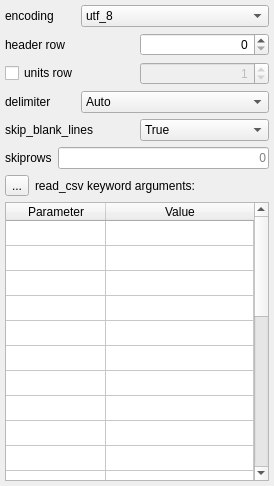
                  <widget class="QWidget" name="scrollAreaWidgetContents">
                   <property name="geometry">
                    <rect>
                     <x>0</x>
                     <y>0</y>
                     <width>274</width>
                     <height>486</height>
                    </rect>
                   </property>
                   <layout class="QVBoxLayout" name="verticalLayout_20" stretch="0,0,0,0,0,0,0">
                    <property name="spacing">
                     <number>-1</number>
                    </property>
                    <property name="sizeConstraint">
                     <enum>QLayout::SetDefaultConstraint</enum>
                    </property>
                    <property name="leftMargin">
                     <number>5</number>
                    </property>
                    <property name="topMargin">
                     <number>5</number>
                    </property>
                    <property name="rightMargin">
                     <number>5</number>
                    </property>
                    <property name="bottomMargin">
                     <number>5</number>
                    </property>
                    <item>
                     <layout class="QHBoxLayout" name="import_csv_encoding_horizontalLayout">
                      <item>
                       <widget class="QLabel" name="import_csv_encoding_label">
                        <property name="minimumSize">
                         <size>
                          <width>70</width>
                          <height>0</height>
                         </size>
                        </property>
                        <property name="text">
                         <string>encoding</string>
                        </property>
                       </widget>
                      </item>
                      <item>
                       <widget class="QComboBox" name="import_csv_encoding_comboBox">
                        <property name="sizePolicy">
                         <sizepolicy hsizetype="MinimumExpanding" vsizetype="Fixed">
                          <horstretch>0</horstretch>
                          <verstretch>0</verstretch>
                         </sizepolicy>
                        </property>
                        <property name="maximumSize">
                         <size>
                          <width>16777215</width>
                          <height>16777215</height>
                         </size>
                        </property>
                        <property name="currentIndex">
                         <number>0</number>
                        </property>
                        <item>
                         <property name="text">
                          <string notr="true">utf_8</string>
                         </property>
                        </item>
                        <item>
                         <property name="text">
                          <string notr="true">cp1253</string>
                         </property>
                        </item>
                       </widget>
                      </item>
                     </layout>
                    </item>
                    <item>
                     <layout class="QHBoxLayout" name="import_csv_header_row_horizontalLayout">
                      <item>
                       <widget class="QLabel" name="import_csv_header_row_label">
                        <property name="minimumSize">
                         <size>
                          <width>70</width>
                          <height>0</height>
                         </size>
                        </property>
                        <property name="text">
                         <string>header row</string>
                        </property>
                       </widget>
                      </item>
                      <item>
                       <widget class="QSpinBox" name="import_csv_header_row_spinBox">
                        <property name="wrapping">
                         <bool>false</bool>
                        </property>
                        <property name="alignment">
                         <set>Qt::AlignRight|Qt::AlignTrailing|Qt::AlignVCenter</set>
                        </property>
                        <property name="buttonSymbols">
                         <enum>QAbstractSpinBox::UpDownArrows</enum>
                        </property>
                        <property name="accelerated">
                         <bool>true</bool>
                        </property>
                        <property name="minimum">
                         <number>0</number>
                        </property>
                        <property name="maximum">
                         <number>1000000</number>
                        </property>
                        <property name="singleStep">
                         <number>1</number>
                        </property>
                        <property name="value">
                         <number>0</number>
                        </property>
                       </widget>
                      </item>
                     </layout>
                    </item>
                    <item>
                     <layout class="QHBoxLayout" name="import_csv_units_row_horizontalLayout">
                      <item>
                       <widget class="QCheckBox" name="import_csv_units_row_checkBox">
                        <property name="text">
                         <string>units row</string>
                        </property>
                       </widget>
                      </item>
                      <item>
                       <widget class="QSpinBox" name="import_csv_units_row_spinBox">
                        <property name="enabled">
                         <bool>false</bool>
                        </property>
                        <property name="wrapping">
                         <bool>false</bool>
                        </property>
                        <property name="alignment">
                         <set>Qt::AlignRight|Qt::AlignTrailing|Qt::AlignVCenter</set>
                        </property>
                        <property name="buttonSymbols">
                         <enum>QAbstractSpinBox::UpDownArrows</enum>
                        </property>
                        <property name="accelerated">
                         <bool>true</bool>
                        </property>
                        <property name="minimum">
                         <number>0</number>
                        </property>
                        <property name="maximum">
                         <number>1000000</number>
                        </property>
                        <property name="singleStep">
                         <number>1</number>
                        </property>
                        <property name="value">
                         <number>1</number>
                        </property>
                       </widget>
                      </item>
                     </layout>
                    </item>
                    <item>
                     <layout class="QHBoxLayout" name="import_csv_delimiter_horizontalLayout">
                      <item>
                       <widget class="QLabel" name="import_csv_delimiter_label">
                        <property name="minimumSize">
                         <size>
                          <width>70</width>
                          <height>0</height>
                         </size>
                        </property>
                        <property name="text">
                         <string>delimiter</string>
                        </property>
                       </widget>
                      </item>
                      <item>
                       <widget class="QComboBox" name="import_csv_delimiter_comboBox">
                        <property name="sizePolicy">
                         <sizepolicy hsizetype="MinimumExpanding" vsizetype="Fixed">
                          <horstretch>0</horstretch>
                          <verstretch>0</verstretch>
                         </sizepolicy>
                        </property>
                        <property name="maximumSize">
                         <size>
                          <width>16777215</width>
                          <height>16777215</height>
                         </size>
                        </property>
                        <item>
                         <property name="text">
                          <string>Auto</string>
                         </property>
                        </item>
                        <item>
                         <property name="text">
                          <string>,</string>
                         </property>
                        </item>
                        <item>
                         <property name="text">
                          <string>;</string>
                         </property>
                        </item>
                        <item>
                         <property name="text">
                          <string>\t</string>
                         </property>
                        </item>
                       </widget>
                      </item>
                     </layout>
                    </item>
                    <item>
                     <layout class="QHBoxLayout" name="import_csv_skip_blank_lines_horizontalLayout">
                      <item>
                       <widget class="QLabel" name="import_csv_skip_blank_lines_label">
                        <property name="text">
                         <string>skip_blank_lines</string>
                        </property>
                       </widget>
                      </item>
                      <item>
                       <widget class="QComboBox" name="import_csv_skip_blank_lines_comboBox">
                        <item>
                         <property name="text">
                          <string>True</string>
                         </property>
                        </item>
                        <item>
                         <property name="text">
                          <string>False</string>
                         </property>
                        </item>
                       </widget>
                      </item>
                     </layout>
                    </item>
                    <item>
                     <layout class="QHBoxLayout" name="horizontalLayout_16">
                      <item>
                       <widget class="QLabel" name="label_12">
                        <property name="text">
                         <string>skiprows</string>
                        </property>
                       </widget>
                      </item>
                      <item>
                       <widget class="QLineEdit" name="import_csv_skiprows_lineEdit">
                        <property name="alignment">
                         <set>Qt::AlignRight|Qt::AlignTrailing|Qt::AlignVCenter</set>
                        </property>
                        <property name="placeholderText">
                         <string>0</string>
                        </property>
                        <property name="clearButtonEnabled">
                         <bool>true</bool>
                        </property>
                       </widget>
                      </item>
                     </layout>
                    </item>
                    <item>
                     <layout class="QVBoxLayout" name="verticalLayout_19">
                      <item>
                       <layout class="QHBoxLayout" name="horizontalLayout_4">
                        <item>
                         <widget class="QToolButton" name="import_csv_help_toolButton">
                          <property name="text">
                           <string>...</string>
                          </property>
                          <property name="icon">
                           <iconset>
                            <normaloff>assets/info.png</normaloff>assets/info.png</iconset>
                          </property>
                         </widget>
                        </item>
                        <item>
                         <widget class="QLabel" name="import_csv_freeform_label">
                          <property name="text">
                           <string>read_csv keyword arguments:</string>
                          </property>
                         </widget>
                        </item>
                       </layout>
                      </item>
                      <item>
                       <widget class="QTableWidget" name="import_csv_parameter_tableWidget">
                        <property name="sizePolicy">
                         <sizepolicy hsizetype="Fixed" vsizetype="MinimumExpanding">
                          <horstretch>0</horstretch>
                          <verstretch>0</verstretch>
                         </sizepolicy>
                        </property>
                        <property name="minimumSize">
                         <size>
                          <width>0</width>
                          <height>190</height>
                         </size>
                        </property>
                        <property name="maximumSize">
                         <size>
                          <width>300</width>
                          <height>300</height>
                         </size>
                        </property>
                        <property name="selectionMode">
                         <enum>QAbstractItemView::NoSelection</enum>
                        </property>
                        <property name="wordWrap">
                         <bool>false</bool>
                        </property>
                        <property name="rowCount">
                         <number>25</number>
                        </property>
                        <property name="columnCount">
                         <number>2</number>
                        </property>
                        <attribute name="horizontalHeaderVisible">
                         <bool>true</bool>
                        </attribute>
                        <attribute name="horizontalHeaderMinimumSectionSize">
                         <number>100</number>
                        </attribute>
                        <attribute name="horizontalHeaderDefaultSectionSize">
                         <number>100</number>
                        </attribute>
                        <attribute name="horizontalHeaderHighlightSections">
                         <bool>false</bool>
                        </attribute>
                        <attribute name="horizontalHeaderStretchLastSection">
                         <bool>true</bool>
                        </attribute>
                        <attribute name="verticalHeaderVisible">
                         <bool>false</bool>
                        </attribute>
                        <attribute name="verticalHeaderMinimumSectionSize">
                         <number>25</number>
                        </attribute>
                        <attribute name="verticalHeaderDefaultSectionSize">
                         <number>25</number>
                        </attribute>
                        <attribute name="verticalHeaderHighlightSections">
                         <bool>false</bool>
                        </attribute>
                        <attribute name="verticalHeaderStretchLastSection">
                         <bool>false</bool>
                        </attribute>
                        <row/>
                        <row/>
                        <row/>
                        <row/>
                        <row/>
                        <row/>
                        <row/>
                        <row/>
                        <row/>
                        <row/>
                        <row/>
                        <row/>
                        <row/>
                        <row/>
                        <row/>
                        <row/>
                        <row/>
                        <row/>
                        <row/>
                        <row/>
                        <row/>
                        <row/>
                        <row/>
                        <row/>
                        <row/>
                        <column>
                         <property name="text">
                          <string>Parameter</string>
                         </property>
                        </column>
                        <column>
                         <property name="text">
                          <string>Value</string>
                         </property>
                        </column>
                       </widget>
                      </item>
                     </layout>
                    </item>
                   </layout>
                  </widget>
